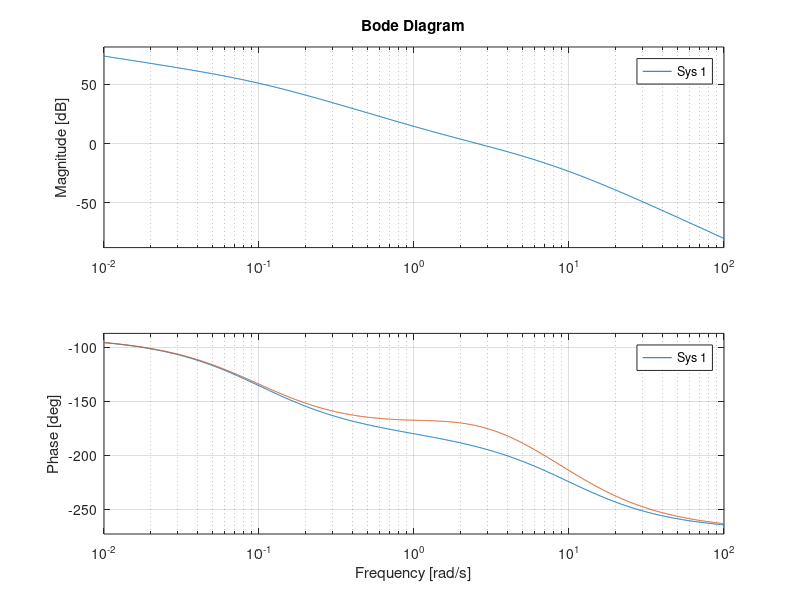

Write MATLAB code to recreate this figure.
%% Unstabel system
Gp = tf([100],[1,10.1,1,0])
bode(Gp)
grid on
%% Check phase margin and gain margin
[Gm, Pm, Wgm, Wpm] = margin(Gp)

%% Stable the system  -- keep phase but change gain
% Gp*Gc Gc < Gm
% Method 1: change the gain(apply proportional control to shift the crossover frequency)
Gc = 0.05
bode(Gp)
grid on
hold on 
bode(Gp*Gc)
hold off

%% check new sytem phase margin and gain margin
[Gm, Pm, Wgm, Wpm] = margin(Gp*Gc)


%% Add controller to stable  -- keep gain but change phase 
% Lag conpemsation control to decrease gain above a certain frequency range
Gc = tf([0.02,0.0005],[1,0.0005])
bode(Gp)
grid on
hold on 
bode(Gp*Gc)
hold off

%% check new sytem phase margin and gain margin
[Gm, Pm, Wgm, Wpm] = margin(Gp*Gc)

%% Add controller to stable -- boost the phase and keep gain
% Lead compensation control in boost phase at crossover frequency
Gc = tf([1,2],[1,4])
bode(Gp)
grid on
hold on 
bode(Gp*Gc)
hold off

%% check new sytem phase margin and gain margin
[Gm, Pm, Wgm, Wpm] = margin(Gp*Gc)




